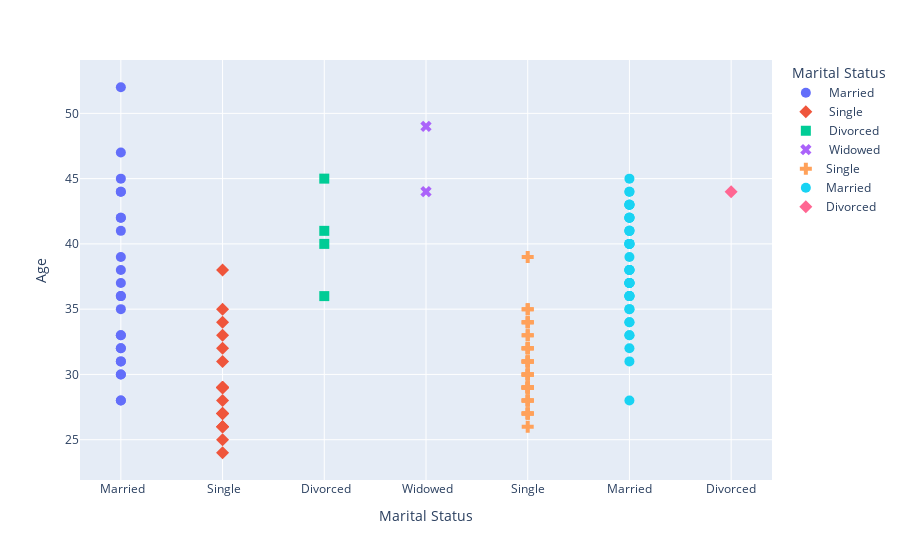

Write notebook code for a chart like this one.
### Code cell
fig = px.scatter(df, y=" Age", x=" Marital Status", color=" Marital Status", symbol=" Marital Status")
fig.update_traces(marker_size=10)

### Figure 1 — Plotly figure (JSON) as saved in the notebook; plotly's stock layout.template omitted (floating-point values rounded to 4 significant figures)
{"data": [{"hovertemplate": " Marital Status=%{x}<br> Age=%{y}<extra></extra>", "legendgroup": " Married", "marker": {"color": "#636efa", "size": 10, "symbol": "circle"}, "mode": "markers", "name": " Married", "orientation": "v", "showlegend": true, "type": "scatter", "x": [" Married", " Married", " Married", " Married", " Married", " Married", " Married", " Married", " Married", " Married", " Married", " Married", " Married", " Married", " Married", " Married", " Married", " Married", " Married", " Married", " Married", " Married", " Married", " Married"], "xaxis": "x", "y": [32, 41, 52, 31, 36, 28, 33, 37, 28, 44, 47, 35, 42, 30, 38, 31, 32, 36, 33, 45, 39, 44, 42, 30], "yaxis": "y"}, {"hovertemplate": " Marital Status=%{x}<br> Age=%{y}<extra></extra>", "legendgroup": " Single", "marker": {"color": "#EF553B", "size": 10, "symbol": "diamond"}, "mode": "markers", "name": " Single", "orientation": "v", "showlegend": true, "type": "scatter", "x": [" Single", " Single", " Single", " Single", " Single", " Single", " Single", " Single", " Single", " Single", " Single", " Single", " Single", " Single", " Single", " Single", " Single", " Single", " Single", " Single", " Single"], "xaxis": "x", "y": [25, 38, 29, 27, 24, 29, 26, 33, 29, 31, 27, 26, 35, 29, 27, 29, 28, 32, 26, 29, 34], "yaxis": "y"}, {"hovertemplate": " Marital Status=%{x}<br> Age=%{y}<extra></extra>", "legendgroup": " Divorced", "marker": {"color": "#00cc96", "size": 10, "symbol": "square"}, "mode": "markers", "name": " Divorced", "orientation": "v", "showlegend": true, "type": "scatter", "x": [" Divorced", " Divorced", " Divorced", " Divorced"], "xaxis": "x", "y": [45, 40, 41, 36], "yaxis": "y"}, {"hovertemplate": " Marital Status=%{x}<br> Age=%{y}<extra></extra>", "legendgroup": " Widowed", "marker": {"color": "#ab63fa", "size": 10, "symbol": "x"}, "mode": "markers", "name": " Widowed", "orientation": "v", "showlegend": true, "type": "scatter", "x": [" Widowed", " Widowed"], "xaxis": "x", "y": [44, 49], "yaxis": "y"}, {"hovertemplate": " Marital Status=%{x}<br> Age=%{y}<extra></extra>", "legendgroup": "Single", "marker": {"color": "#FFA15A", "size": 10, "symbol": "cross"}, "mode": "markers", "name": "Single", "orientation": "v", "showlegend": true, "type": "scatter", "x": ["Single", "Single", "Single", "Single", "Single", "Single", "Single", "Single", "Single", "Single", "Single", "Single", "Single", "Single", "Single", "Single", "Single", "Single", "Single", "Single", "Single", "Single", "Single", "Single", "Single", "Single", "Single", "Single", "Single", "Single", "Single", "Single", "Single", "Single", "Single", "Single", "Single", "Single"], "xaxis": "x", "y": [35, 31, 30, 29, 26, 27, 30, 29, 39, 32, 28, 34, 30, 27, 32, 29, 31, 28, 33, 30, 34, 29, 31, 32, 28, 27, 35, 30, 29, 31, 33, 28, 34, 29, 31, 32, 27, 29], "yaxis": "y"}, {"hovertemplate": " Marital Status=%{x}<br> Age=%{y}<extra></extra>", "legendgroup": "Married", "marker": {"color": "#19d3f3", "size": 10, "symbol": "circle"}, "mode": "markers", "name": "Married", "orientation": "v", "showlegend": true, "type": "scatter", "x": ["Married", "Married", "Married", "Married", "Married", "Married", "Married", "Married", "Married", "Married", "Married", "Married", "Married", "Married", "Married", "Married", "Married", "Married", "Married", "Married", "Married", "Married", "Married", "Married", "Married", "Married", "Married", "Married", "Married", "Married", "Married", "Married", "Married", "Married", "Married", "Married", "Married", "Married", "Married", "Married", "Married"], "xaxis": "x", "y": [28, 42, 36, 37, 43, 34, 36, 41, 38, 40, 33, 45, 31, 42, 37, 37, 44, 39, 43, 38, 41, 36, 42, 35, 40, 43, 37, 34, 32, 44, 38, 42, 36, 41, 35, 40, 37, 40, 43, 38, 33], "yaxis": "y"}, {"hovertemplate": " Marital Status=%{x}<br> Age=%{y}<extra></extra>", "legendgroup": "Divorced", "marker": {"color": "#FF6692", "size": 10, "symbol": "diamond"}, "mode": "markers", "name": "Divorced", "orientation": "v", "showlegend": true, "type": "scatter", "x": ["Divorced"], "xaxis": "x", "y": [44], "yaxis": "y"}], "layout": {"legend": {"title": {"text": " Marital Status"}, "tracegroupgap": 0}, "margin": {"t": 60}, "xaxis": {"anchor": "y", "categoryarray": [" Married", " Single", " Divorced", " Widowed", "Single", "Married", "Divorced"], "categoryorder": "array", "domain": [0.0, 1.0], "title": {"text": " Marital Status"}}, "yaxis": {"anchor": "x", "domain": [0.0, 1.0], "title": {"text": " Age"}}}}
